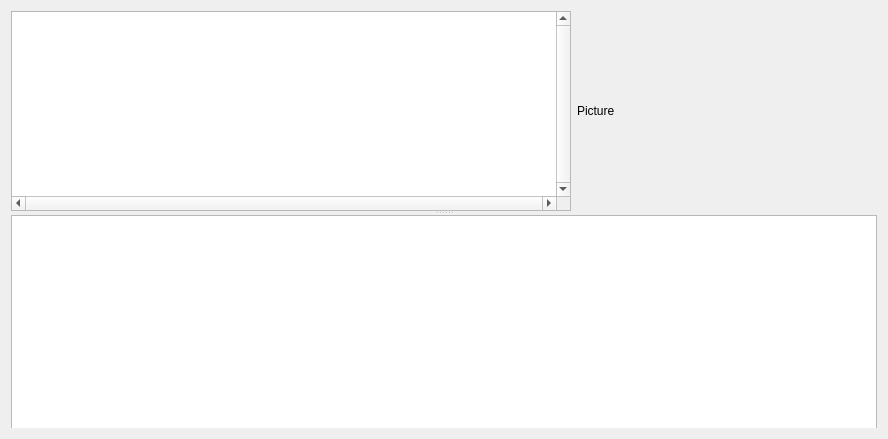
<?xml version="1.0" encoding="UTF-8"?>
<ui version="4.0">
 <class>Form</class>
 <widget class="QWidget" name="Form">
  <property name="geometry">
   <rect>
    <x>0</x>
    <y>0</y>
    <width>888</width>
    <height>439</height>
   </rect>
  </property>
  <property name="minimumSize">
   <size>
    <width>888</width>
    <height>439</height>
   </size>
  </property>
  <property name="maximumSize">
   <size>
    <width>16777215</width>
    <height>16777215</height>
   </size>
  </property>
  <property name="windowTitle">
   <string>Form</string>
  </property>
  <layout class="QVBoxLayout" name="verticalLayout">
   <item>
    <widget class="QSplitter" name="splitter">
     <property name="lineWidth">
      <number>1</number>
     </property>
     <property name="orientation">
      <enum>Qt::Vertical</enum>
     </property>
     <widget class="QWidget" name="horizontalLayoutWidget">
      <layout class="QHBoxLayout" name="horizontalLayout">
       <item>
        <widget class="QTreeView" name="list_sort">
         <property name="sizePolicy">
          <sizepolicy hsizetype="Expanding" vsizetype="Expanding">
           <horstretch>0</horstretch>
           <verstretch>0</verstretch>
          </sizepolicy>
         </property>
         <property name="minimumSize">
          <size>
           <width>0</width>
           <height>200</height>
          </size>
         </property>
         <property name="maximumSize">
          <size>
           <width>16777215</width>
           <height>16777215</height>
          </size>
         </property>
         <property name="baseSize">
          <size>
           <width>0</width>
           <height>0</height>
          </size>
         </property>
         <property name="verticalScrollBarPolicy">
          <enum>Qt::ScrollBarAlwaysOn</enum>
         </property>
         <property name="horizontalScrollBarPolicy">
          <enum>Qt::ScrollBarAlwaysOn</enum>
         </property>
        </widget>
       </item>
       <item>
        <widget class="QLabel" name="pict">
         <property name="minimumSize">
          <size>
           <width>300</width>
           <height>100</height>
          </size>
         </property>
         <property name="maximumSize">
          <size>
           <width>16777215</width>
           <height>400</height>
          </size>
         </property>
         <property name="text">
          <string>Picture</string>
         </property>
        </widget>
       </item>
      </layout>
     </widget>
     <widget class="QTableWidget" name="view">
      <property name="minimumSize">
       <size>
        <width>500</width>
        <height>600</height>
       </size>
      </property>
      <property name="maximumSize">
       <size>
        <width>16777215</width>
        <height>16777215</height>
       </size>
      </property>
     </widget>
    </widget>
   </item>
  </layout>
 </widget>
 <resources/>
 <connections/>
</ui>
